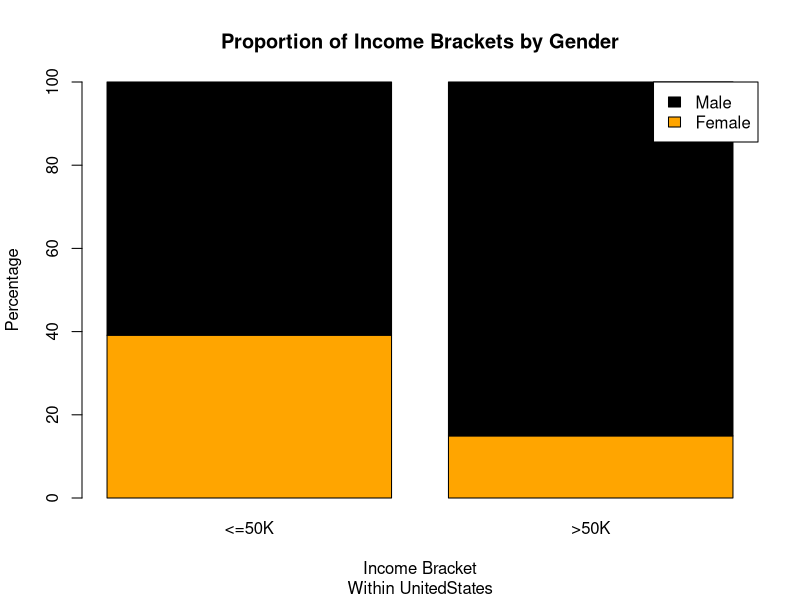
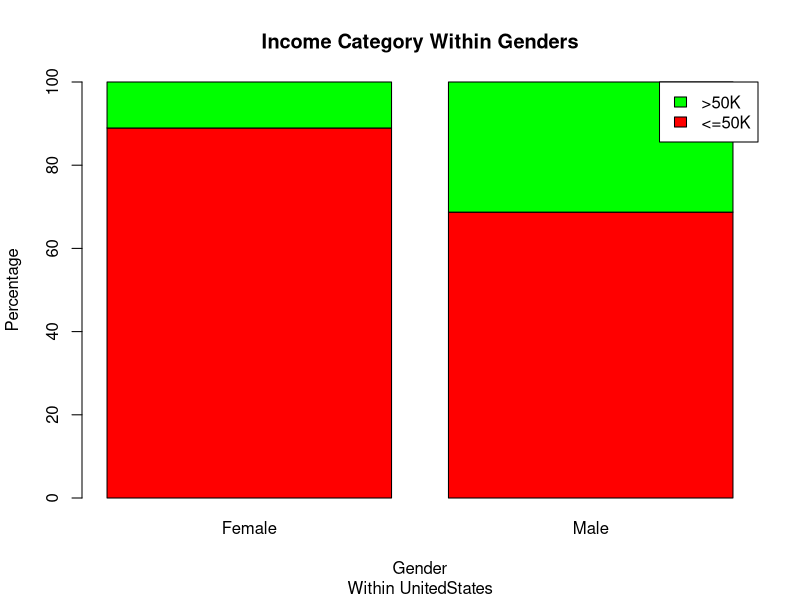

Source code (R) for these figures, in order:
# Import data
library(readr)
df <- read_csv("adult income1.csv")

# Clean and filter dataset to only include 'Male' and 'Female'
df2 <- subset(df, sex == "Male" | sex == "Female")
df2 <- subset(df, native.country == "United-States" )

# Create a new binary column for income bracket
df2$income_bracket <- ifelse(df2$income == "<=50K", "<=50K", ">50K")

# Build a contingency table: Gender vs Income bracket
 usa<- table(df2$sex[df2$native.country=="United-States"], df2$income_bracket[df2$native.country=="United-States"] )

# Chi-squared test for difference in proportions
chisq.test(usa)

# Convert counts to percentages by column: proportion inside each income group
percentages <- prop.table(usa, margin=2) * 100

# Plot: Stacked bar chart of gender proportions inside each income group
barplot(percentages, col = c("orange", "black"), xlab = "Income Bracket", ylab = "Percentage",
        main = "Proportion of Income Brackets by Gender", ylim = c(0, 100),
        legend.text = rownames(usa), args.legend = list(x = "topright"),sub = "Within UnitedStates")

# Optional: Also view proportions within each gender (transpose for barplot)
tpercentages <- prop.table(t(usa), margin=2) * 100
barplot(tpercentages, col = c("red", "green"), xlab = "Gender", ylab = "Percentage",
        main = "Income Category Within Genders", ylim = c(0, 100),
        legend.text = colnames(usa), args.legend = list(x = "topright"),sub = "Within UnitedStates")


